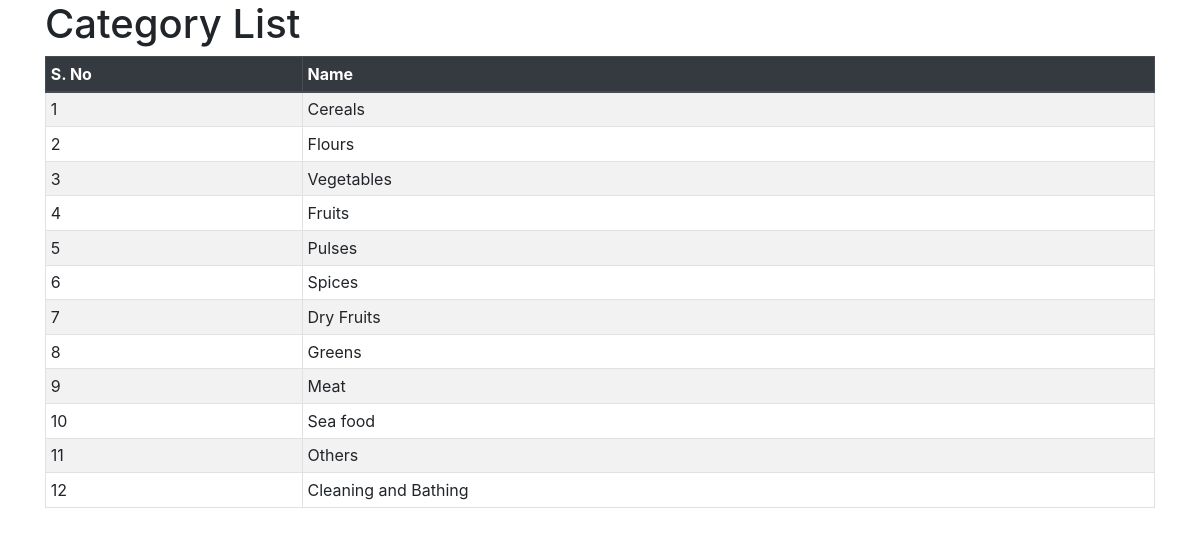
The page /products/categories on the database its author committed.
### product/models.py (models this page shows, shortened)
class TimeMixin(models.Model):
    created_at = models.DateTimeField(auto_now_add=True)
    updated_at = models.DateTimeField(auto_now=True)
    deleted_at = models.DateTimeField(auto_now=True)
    class Meta:
        abstract = True

class Category(TimeMixin):
    name = models.CharField(max_length=200, blank=False, null=False)

### product/views.py (the view)
# urls.py: path('categories', CategoryListView.as_view(), name='category-list')
class CategoryListView(ListView):
    model = Category
    paginate_by: int = 50

### product/templates/product/category_list.html (shortened to what this page needs)
{% extends 'base.html' %}
{% block content %}
<h1>Category List</h1>
<table class="table table-striped table-bordered table-sm">
    <thead class="thead-dark">
        <tr>
            <th>S. No</th>
            <th>Name</th>
        </tr>
    </thead>
    {% for category in object_list %}
    <tr>
        <td>{{ forloop.counter }}</td>
        <td>{{ category.name }}</td>
    </tr>
    {% empty %}
    <tr>
        <td>No Category Added.</td>
    </tr>
    {% endfor %}
</table>
{% endblock content %}

### rows shown on the page
Category: name "Cereals"
Category: name "Flours"
Category: name "Vegetables"
Category: name "Fruits"
Category: name "Pulses"
Category: name "Spices"
Category: name "Dry Fruits"
Category: name "Greens"
Category: name "Meat"
Category: name "Sea food"
Category: name "Others"
Category: name "Cleaning and Bathing"
